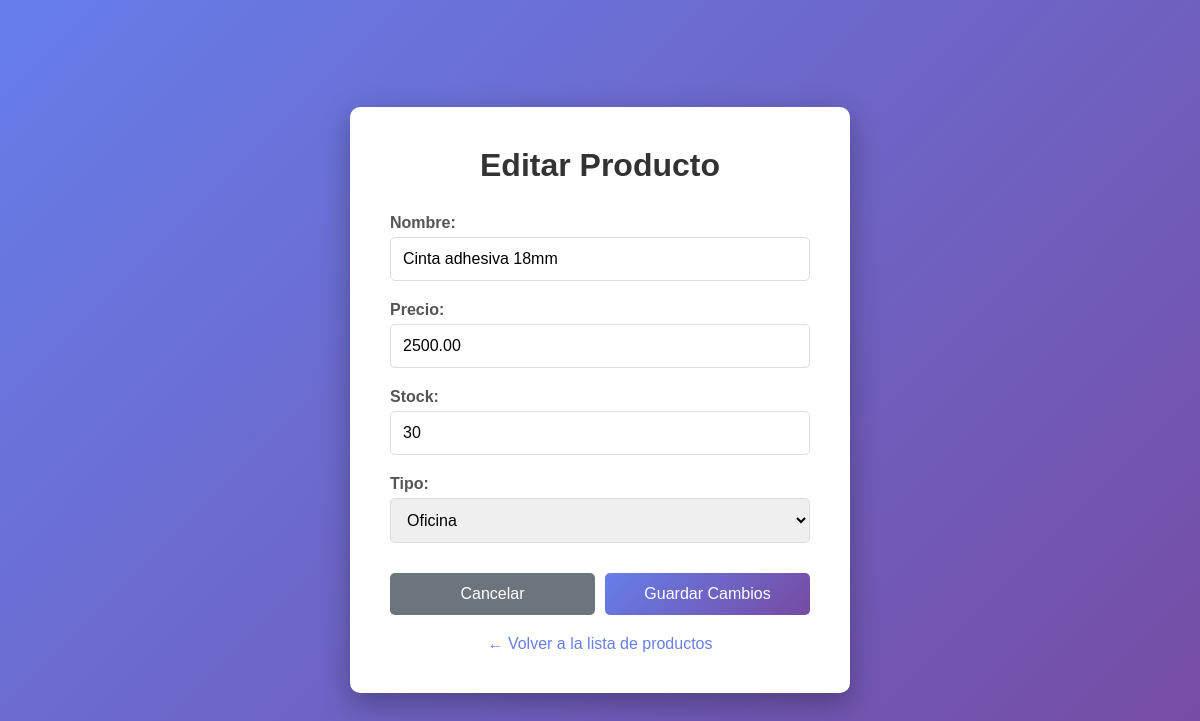
The app's page /editar_producto.php?id=2 with its own data.
### tables this page shows
CREATE TABLE `productos` (
  `id` int(11) NOT NULL,
  `nombre` varchar(150) NOT NULL,
  `precio` decimal(10,2) NOT NULL,
  `stock` int(11) DEFAULT 0,
  `tipo_id` int(11) NOT NULL
);

CREATE TABLE `tipos_producto` (
  `id` int(11) NOT NULL,
  `nombre` varchar(100) NOT NULL
);

### editar_producto.php (the view, shortened to what this page needs)
<?php
$id = isset($_GET['id']) ? intval($_GET['id']) : 0;
$conn = getConnection();
$stmt = $conn->prepare("SELECT * FROM productos WHERE id = ?");
$stmt->bind_param("i", $id);
$stmt->execute();
$result = $stmt->get_result();
$producto = $result->fetch_assoc();
$sql_tipos = "SELECT * FROM tipos_producto";
$tipos = $conn->query($sql_tipos);
?>
<!DOCTYPE html>
<html lang="es">
<head>
</head>
<body>
    <div class="form-container">
        <h1>Editar Producto</h1>
        <form action="modificar_producto.php" method="POST">
            <div class="form-group">
                <label for="nombre">Nombre:</label>
                <input type="text" id="nombre" name="nombre" value="<?php echo htmlspecialchars($producto['nombre']); ?>" required>
            </div>
            <div class="form-group">
                <label for="precio">Precio:</label>
                <input type="number" id="precio" name="precio" step="0.01" min="0" value="<?php echo $producto['precio']; ?>" required>
            </div>
            <div class="form-group">
                <label for="stock">Stock:</label>
                <input type="number" id="stock" name="stock" min="0" value="<?php echo $producto['stock']; ?>" required>
            </div>
            <div class="form-group">
                <label for="tipo_id">Tipo:</label>
                <select id="tipo_id" name="tipo_id" required>
                    <?php while($tipo = $tipos->fetch_assoc()): ?>
                        <option value="<?php echo $tipo['id']; ?>" <?php echo ($producto['tipo_id'] == $tipo['id']) ? 'selected' : ''; ?>>
                            <?php echo htmlspecialchars($tipo['nombre']); ?>
                        </option>
                    <?php endwhile; ?>
                </select>
            </div>
            <div class="form-actions">
                <a href="index.php" class="btn btn-cancel">Cancelar</a>
                <button type="submit" class="btn btn-primary">Guardar Cambios</button>
            </div>
        </form>
        <div class="link">
            <a href="index.php">← Volver a la lista de productos</a>
        </div>
    </div>
</body>
</html>

### editar_producto.php (style rules this page uses)
* { margin: 0; padding: 0; box-sizing: border-box; }
body { font-family: Arial, sans-serif; background: linear-gradient(135deg, #667eea 0%, #764ba2 100%); display: flex; justify-content: center; align-items: center; min-height: 100vh; padding: 20px; }
.form-container { background: white; padding: 40px; border-radius: 10px; box-shadow: 0 10px 30px rgba(0,0,0,0.3); width: 100%; max-width: 500px; }
h1 { text-align: center; color: #333; margin-bottom: 30px; }
.form-group { margin-bottom: 20px; }
label { display: block; margin-bottom: 5px; color: #555; font-weight: bold; }
input[type="text"], input[type="number"], select { width: 100%; padding: 12px; border: 1px solid #ddd; border-radius: 5px; font-size: 16px; }
.form-actions { display: flex; gap: 10px; margin-top: 30px; }
button, .btn { flex: 1; padding: 12px; border: none; border-radius: 5px; font-size: 16px; cursor: pointer; transition: transform 0.2s; text-decoration: none; display: inline-block; text-align: center; }
.btn-primary { background: linear-gradient(135deg, #667eea 0%, #764ba2 100%); color: white; }
.btn-cancel { background: #6c757d; color: white; }
.link { text-align: center; margin-top: 20px; }
.link a { color: #667eea; text-decoration: none; }

### records on screen
productos: nombre "Cinta adhesiva 18mm", precio "2500.00", stock "30", tipo_id "Oficina"
